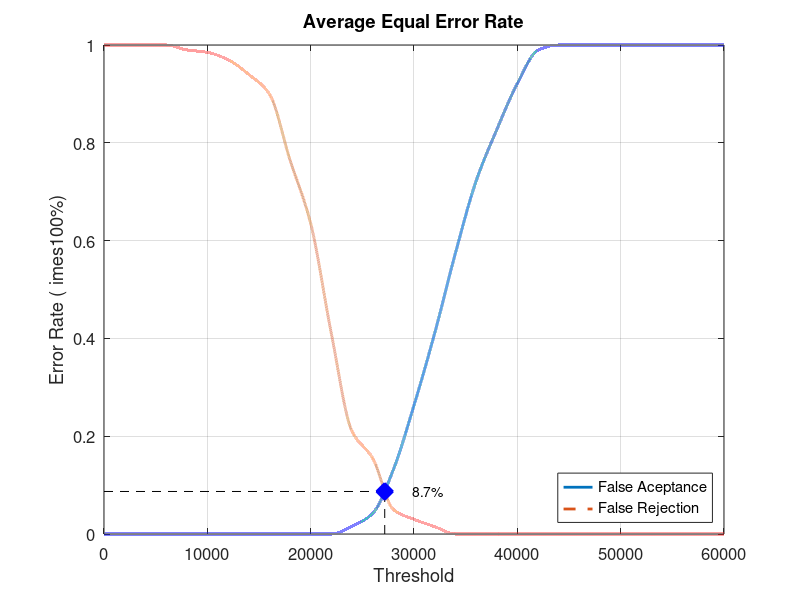
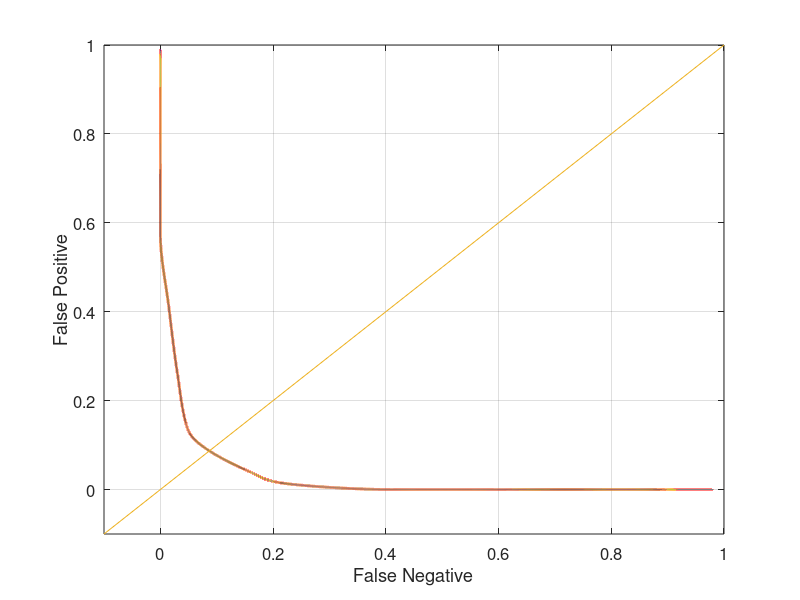

These charts were generated, in order, by the following MATLAB code:
close all;
clear;
clc;
x = 0:2000:60000;
xq = 0:0.5:60000;

y0 = [0 0 0 0 0 0 0 0 0 0 0 0 0.0157895 0.0421053 0.131579 0.263158 0.410526 0.573684 0.721053 0.826316 0.921053 0.989474 1 1 1 1 1 1 1 1 1]
yy0 = interp1(x, y0, xq, 'pchip');
y1 = [1 1 1 1 0.99 0.985 0.97 0.94 0.9 0.765 0.635 0.41 0.21 0.155 0.05 0.03 0.015 0 0 0 0 0 0 0 0 0 0 0 0 0 0]
yy1 = interp1(x, y1, xq, 'pchip');

% Calculating EER: 
y2 = abs(y0 - y1);
find(y2 == min(y2))
yy2 = abs(yy0 - yy1);
xEER = find(yy2 == min(yy2));
xEERIndex = xq(xEER) % X-axis EER
yEER = yy0(xEER) % Y-axis EER

main = figure
plot(xq, yy0,'-','LineWidth', 2);	hold on
plot(xq, yy1,'--','LineWidth', 2);	hold on
plot([xEERIndex xEERIndex], [0 yEER], 'k--');	hold on
plot([0 xEERIndex], [yEER yEER], 'k--');	hold on
plot(xEERIndex, yEER, 'bx', 'LineWidth', 10);	hold on
text(xEERIndex + 10 * xEERIndex / 100, yEER, [num2str(round((10000 * yEER)) / 100) '%'])
legend('False Aceptance', 'False Rejection', 'Location', 'SouthEast')
xlabel('Threshold')
ylabel('Error Rate (	imes100%)')
title('Average Equal Error Rate')
set(gca, 'FontSize', 12)
axis([0 60000 0 1])
grid on

print(main, 'Database5_2Main', '-dpng');
FNRxFPR = figure('Color', [1 1 1]);
plot(yy1, yy0, '-', yy1, yy0, 'LineWidth', 2);
hold on
y = -0.1:0.1:1
plot(y, y); 
set(gca, 'FontSize', 12)
xlabel('False Negative')
ylabel('False Positive')
axis([-0.1 1 -0.1 1])
set(gca, 'FontSize', 12)
grid on

print(FNRxFPR, 'Database5_2FNRxFPR','-dpng');
